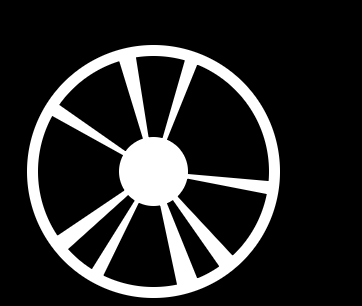
#> input picture 4/set/example_4/frame_0001.png, 362 x 306 px; its folder holds only this picture in this run
$ python proba.py   (Python 2 division)
#> lines starting #> are read from the running program, lines starting #| are printed output that depends on the picture; after the words box and inside, x2 and y2 are one past the last pixel; in counts of white or black regions, pixels touching at a corner belong together
import cv2 as cv
import os
import sys
import numpy as np
import math

if __name__ == "__main__":
    # in_file = raw_input()
    in_file = 'set/example_4'
    files = []
    for file in os.listdir(in_file):
        files.append(file)

    img = cv.imread(os.path.join(in_file,files[0]))
#> img is the input picture: shape (306, 362, 3); min 0, max 255, mean 43.5
    # img = cv.medianBlur(img,5)
    gray = cv.cvtColor(img,cv.COLOR_BGR2GRAY)

    circles = cv.HoughCircles(gray, cv.HOUGH_GRADIENT,1,20,param1=50,param2=30,minRadius=30,maxRadius=0)
#> circles = 14 rows, first 8: [152.5, 171.5, 126.2], [165.5, 187.5, 106.4], [168.5, 159.5, 107.3], [140.5, 154.5, 106.4], [136.5, 187.5, 103.1], [159.5, 140.5, 95.7], [185.5, 138.5, 81.2], [120.5, 203.5, 80.2]
    circles = np.uint16(np.around(circles))
#> circles = 14 rows, first 8: [152, 172, 126], [166, 188, 106], [168, 160, 107], [140, 154, 106], [136, 188, 103], [160, 140, 96], [186, 138, 81], [120, 204, 80]
    c = circles[0,0]
#> c = [152, 172, 126]
    print(str(c[0]) + " " + str(c[1]) + " " + str(c[2]))
#| 152 172 126

    #centar i kruznica
    cv.circle(img,(c[0],c[1]),c[2],(0,255,0), 2)
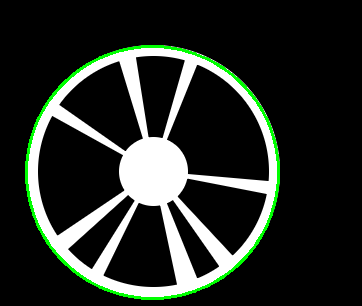
#> img: shape (306, 362, 3); 2.17% of pixels changed, all inside (x1, y1, x2, y2) = (25, 45, 280, 300)
    cv.circle(img,(c[0],c[1]),1,(0,0,255), 3)
#> img: shape (306, 362, 3); 0.02% of pixels changed, all inside (x1, y1, x2, y2) = (149, 169, 156, 176)

    x = c[0]
#> x = 152
    y = c[1]
#> y = 172
    r = c[2]
#> r = 126

    w, h = gray.shape[::-1]
#> w = 362; h = 306
    center = (c[0], c[1])
#> center = (152, 172)
    print 'center', center
#| center (152, 172)
    # imgr = cv.imread(os.path.join(in_file,files[0]))
    for i in range(y - r + 10, y):
        pixel = img[i, x]
        if pixel[0] == 0:
            print(x,y-r+i)
#> this loop made 116 passes
#> pixel on passes 1 to 12: [1, 1, 1], [0, 0, 0], [0, 0, 0], [0, 0, 0], [0, 0, 0], [0, 0, 0], [0, 0, 0], [0, 0, 0], [0, 0, 0], [0, 0, 0], [0, 0, 0], [0, 0, 0]
#| 152 103
#| 152 104
#| 152 105
#| 152 106
#| 152 107
#| 152 108
#| 152 109
#| 152 110
#> (further printed lines are left out)
    # [10 lines of commented-out code are left out]


    cv.imshow("rotated", img)
    cv.waitKey(0)


    # [5 lines of commented-out code are left out]

$ run again, on 4/set/example_4/frame_0005.png
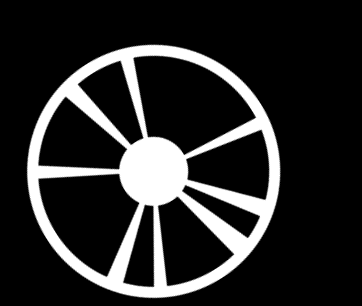
#> input picture 4/set/example_4/frame_0005.png, 362 x 306 px
#> img is the input picture: shape (306, 362, 3); min 0, max 255, mean 43.5
#> `circles = cv.HoughCircles(gray, cv.HOUGH_GRADIENT,1,20,param1=50,param..`: circles = [[152.5, 170.5, 126.3], [162.5, 188.5, 107], [140.5, 188.5, 105.1], [163.5, 153.5, 107], [141.5, 153.5, 105.8], [175.5, 169.5, 104.5]]
#> `circles = np.uint16(np.around(circles))`: circles = [[152, 170, 126], [162, 188, 107], [140, 188, 105], [164, 154, 107], [142, 154, 106], [176, 170, 104]]
#> c = [152, 170, 126]
#| 152 170 126
#> `cv.circle(img,(c[0],c[1]),c[2],(0,255,0), 2)`:
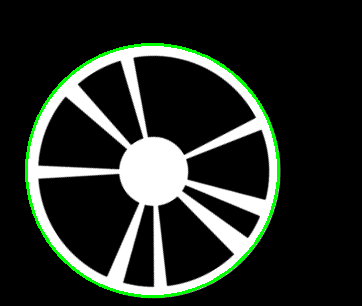
#> img: shape (306, 362, 3); 2.17% of pixels changed, all inside (x1, y1, x2, y2) = (25, 43, 280, 298)
#> x = 152
#> y = 170
#> r = 126
#> center = (152, 170)
#| center (152, 170)
#> the loop `for i in range(y - r + 10, y):` made 116 passes
#> pixel on passes 1 to 8: [255, 255, 255], [182, 182, 182], [36, 36, 36], [0, 0, 0], [0, 0, 0], [0, 0, 0], [0, 0, 0], [0, 0, 0]
#> (printed output is left out)

$ run again, on 4/set/example_4/frame_0006.png
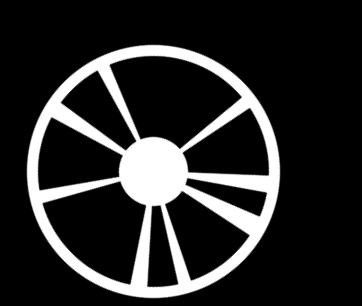
#> input picture 4/set/example_4/frame_0006.png, 362 x 306 px
#> img is the input picture: shape (306, 362, 3); min 0, max 255, mean 43.5
#> `circles = cv.HoughCircles(gray, cv.HOUGH_GRADIENT,1,20,param1=50,param..`: circles = [[153.5, 171.5, 126.3], [141.5, 155.5, 107.4], [143.5, 190.5, 105.3], [167.5, 187.5, 105.1], [162.5, 153.5, 106.9], [124.5, 199.5, 75.5], [125.5, 143.5, 88.2], [180.5, 143.5, 88.9], [183.5, 201.5, 72.9], [210.5, 229.5, 47.4]]
#> `circles = np.uint16(np.around(circles))`: circles = [[154, 172, 126], [142, 156, 107], [144, 190, 105], [168, 188, 105], [162, 154, 107], [124, 200, 76], [126, 144, 88], [180, 144, 89], [184, 202, 73], [210, 230, 47]]
#> c = [154, 172, 126]
#| 154 172 126
#> `cv.circle(img,(c[0],c[1]),c[2],(0,255,0), 2)`:
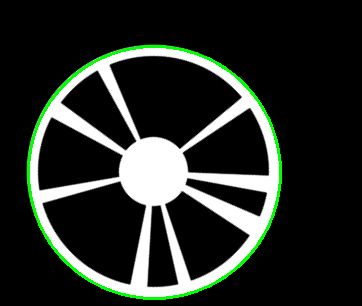
#> img: shape (306, 362, 3); 2.17% of pixels changed, all inside (x1, y1, x2, y2) = (27, 45, 282, 300)
#> x = 154
#> y = 172
#> r = 126
#> center = (154, 172)
#| center (154, 172)
#> the loop `for i in range(y - r + 10, y):` made 116 passes
#> pixel on passes 1 to 8: [42, 42, 42], [0, 0, 0], [0, 0, 0], [0, 0, 0], [0, 0, 0], [0, 0, 0], [0, 0, 0], [0, 0, 0]
#> (printed output is left out)

$ run again, on 4/set/example_4/frame_0007.png
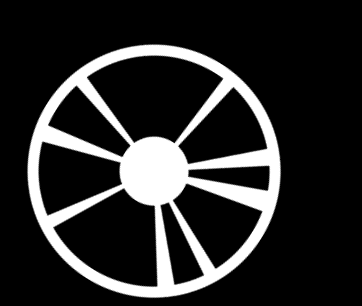
#> input picture 4/set/example_4/frame_0007.png, 362 x 306 px
#> img is the input picture: shape (306, 362, 3); min 0, max 255, mean 43.5
#> `circles = cv.HoughCircles(gray, cv.HOUGH_GRADIENT,1,20,param1=50,param..`: circles = [[154.5, 171.5, 125.8], [143.5, 154.5, 107.8], [170.5, 183.5, 105.8], [139.5, 186.5, 105.8], [166.5, 154.5, 106.3], [128.5, 169.5, 101.8], [156.5, 134.5, 90.9], [152.5, 206.5, 90.5]]
#> `circles = np.uint16(np.around(circles))`: circles = [[154, 172, 126], [144, 154, 108], [170, 184, 106], [140, 186, 106], [166, 154, 106], [128, 170, 102], [156, 134, 91], [152, 206, 90]]
#> c = [154, 172, 126]
#| 154 172 126
#> `cv.circle(img,(c[0],c[1]),c[2],(0,255,0), 2)`:
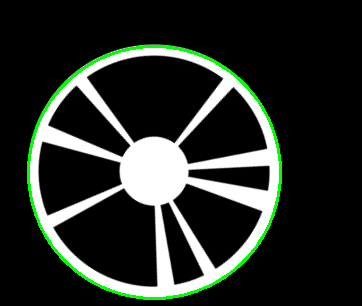
#> img: shape (306, 362, 3); 2.17% of pixels changed, all inside (x1, y1, x2, y2) = (27, 45, 282, 300)
#> x = 154
#> y = 172
#> r = 126
#> center = (154, 172)
#| center (154, 172)
#> the loop `for i in range(y - r + 10, y):` made 116 passes
#> pixel on passes 1 to 8: [20, 20, 20], [0, 0, 0], [0, 0, 0], [0, 0, 0], [0, 0, 0], [0, 0, 0], [0, 0, 0], [0, 0, 0]
#> (printed output is left out)
